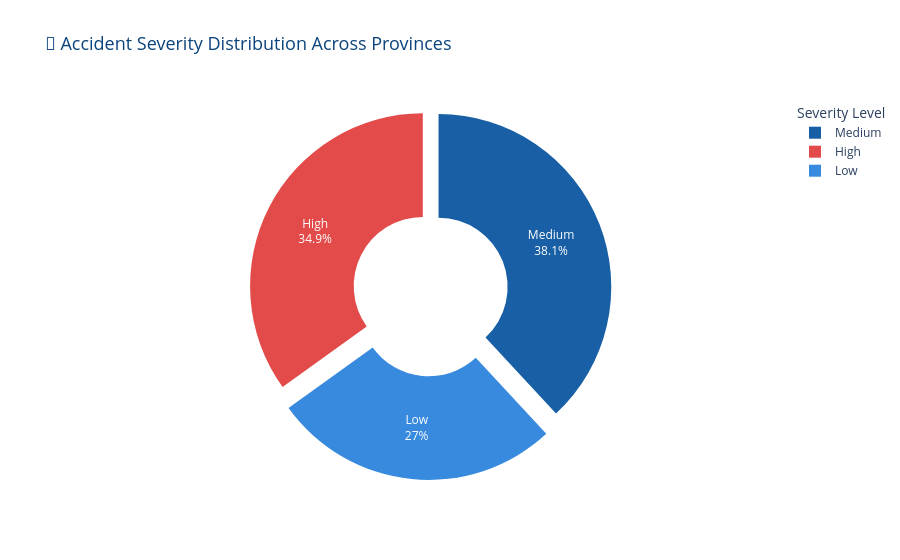

Here is the notebook cell this chart was saved with:
### Code cell
# Chart 06 — Severity Label Distribution
df_sev_pie = df_provinces['Severity_Label'].value_counts().reset_index()
df_sev_pie.columns = ['Severity_Label', 'Count']

fig = px.pie(
    df_sev_pie,
    names='Severity_Label',
    values='Count',
    title='🥧 Accident Severity Distribution Across Provinces',
    color='Severity_Label',
    color_discrete_map={
        'Low': SKY,
        'Medium': BLUE,
        'High': RED
    },
    hole=0.4
)

fig.update_layout(
    paper_bgcolor='white',
    title_font=dict(size=18, color=NAVY),
    legend_title='Severity Level',
)

fig.update_traces(
    textposition='inside',
    textinfo='percent+label',
    pull=[0.05, 0.05, 0.1]
)

fig.show()
print("✅ Chart 06 done")

### Figure 1 — Plotly figure (JSON) as saved in the notebook; plotly's stock layout.template omitted (floating-point values rounded to 4 significant figures)
{"data": [{"customdata": [["Medium"], ["High"], ["Low"]], "domain": {"x": [0, 1], "y": [0, 1]}, "hole": 0.4, "hovertemplate": "Severity_Label=%{customdata[0]}<br>Count=%{value}<extra></extra>", "labels": ["Medium", "High", "Low"], "legendgroup": "", "marker": {"colors": ["#185FA5", "#E24B4A", "#378ADD"]}, "name": "", "pull": [0.05, 0.05, 0.1], "showlegend": true, "textinfo": "percent+label", "textposition": "inside", "type": "pie", "values": [24, 22, 17]}], "layout": {"legend": {"title": {"text": "Severity Level"}, "tracegroupgap": 0}, "paper_bgcolor": "white", "title": {"font": {"color": "#0C447C", "size": 18}, "text": "🥧 Accident Severity Distribution Across Provinces"}}}
